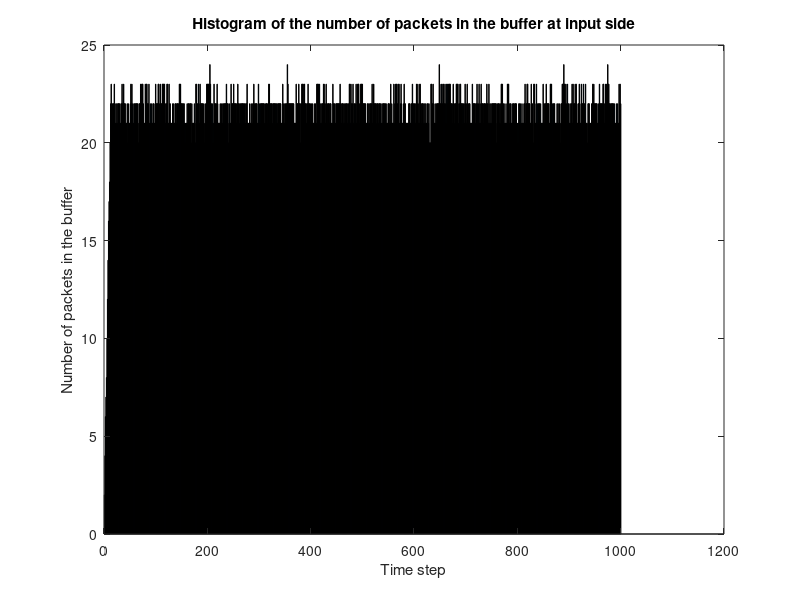

MATLAB code to generate this figure:
close all;
clear;
clc;

prompt = 'What is the size of the switch?';
N = input(prompt)

prompt = 'What is the size of the buffer?';
B = input(prompt)

prompt = 'What is the arrival probability of a packet?';
Pa = input(prompt)

prompt = 'Enter value of k';
k = input(prompt)

Buffer = zeros(N,B);
total = 0;
dropped = 0;
steps = 1000;
Ip = zeros(steps,1);
sum = 0;

for j = 1:steps
   
    Hash = zeros(N,1);
    
    for m = 1:N
        
        x = rand;
        if x < Pa
            z = find( Buffer(m,:) == 0)
            Z = isempty(z)
            if Z == 0
                y = rand;
                if y < 1/k
                    Buffer(m,z(1)) = 1;
                else
                    Buffer(m,z(1)) = randi([2,N],1,1);
                end
            else
                dropped = dropped + 1;
            end
        end
    end
    
    for m = 1:N  
        if Buffer(m,1) == 0
            continue;
        end
        Hash( Buffer(m,1)) = Hash(Buffer(m,1)) + 1;
    end
    
    for m = 1:N
        if Hash(m,1) == 0
            continue;
        end
        Hash1(m,1) = randi([1,Hash(m,1)],1,1);
    end
    
    for m = 1:N
        if (Buffer(m,1) == 0)
            continue;
        end
        if (Hash1(Buffer(m,1)) == 0)
            continue;
        elseif (Hash1(Buffer(m,1)) == 1)
            Hash1(Buffer(m,1)) = 0;
            Buffer(m,:) = [Buffer(m,2:end),0]
            total = total + 1;
        else
            Hash1(Buffer(m,1)) = Hash1(Buffer(m,1)) - 1;
        end
    end
    
    Num = nnz(Buffer);
    Ip(j,1) = Num;
    sum = sum + Num;
    
end

figure;
bar(Ip);
title('Histogram of the number of packets in the buffer at input side');
xlabel('Time step');
ylabel('Number of packets in the buffer');

